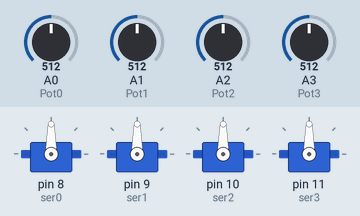
This sketch was run on a simulated Arduino Uno, built with avr-gcc and run on an emulated ATmega328P. On the bench: 4 × servo. Inputs (shaded band) come from the test bench; at power-on: A0 (Pot0) = 512, A1 (Pot1) = 512, A2 (Pot2) = 512, A3 (Pot3) = 512.

Above: at 1.2 s.
1.3 s: A0 (Pot0) set to 716
At 2.5 s:
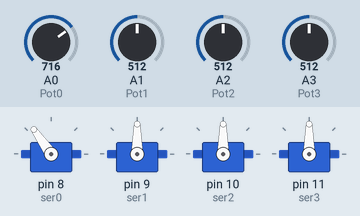
2.8 s: A1 (Pot1) set to 716
At 3.6 s:
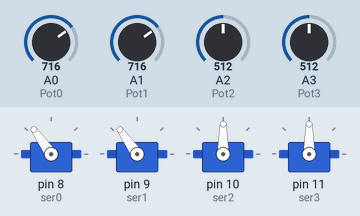
4.3 s: A2 (Pot2) set to 716
At 5.2 s:
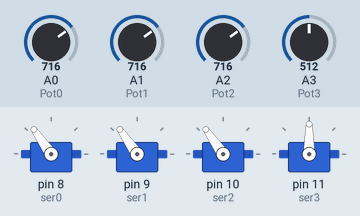
5.8 s: A3 (Pot3) set to 716
At 6.2 s:
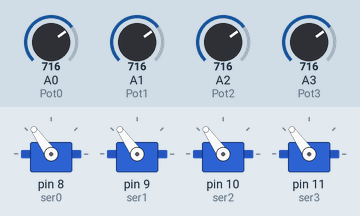
7.3 s: A0 (Pot0) set to 992
At 8.5 s:
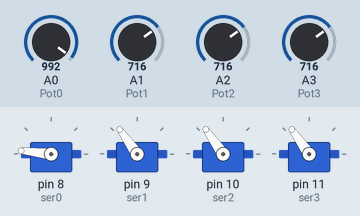
8.8 s: A1 (Pot1) set to 992
At 9.5 s:
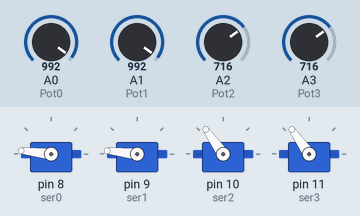
Timing chart, 0 to 11.3 s (numbered marks = the images above; inputs shaded):
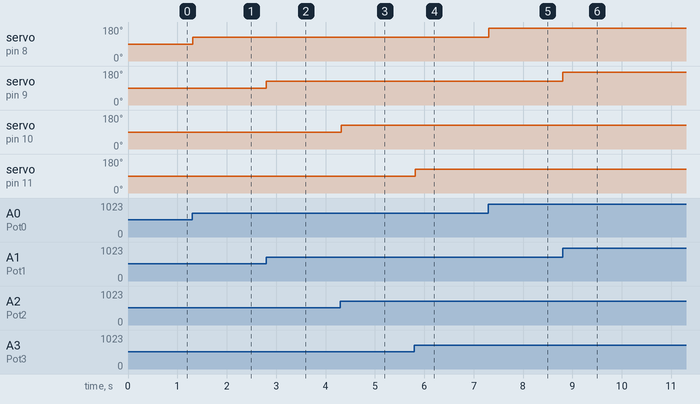

The sketch:

Robot_Arm_March_2020.ino
```cpp
#include <Servo.h>

Servo ser0;
Servo ser1;
Servo ser2;
Servo ser3;

#define Pot0 A0
#define Pot1 A1
#define Pot2 A2
#define Pot3 A3

#define PlayButton 7
#define RecButton 6

int ser0Pos[] = {1, 1, 1, 1, 1};
int ser1Pos[] = {1, 1, 1, 1, 1};
int ser2Pos[] = {1, 1, 1, 1, 1};
int ser3Pos[] = {1, 1, 1, 1, 1};

int RecButtonPressed;
bool Play = false;

void setup() {
  // put your setup code here, to run once:
  ser0.attach(8); //base
  ser1.attach(9); //right
  ser2.attach(10); //claw
  ser3.attach(11); //left

  pinMode(RecButton, INPUT_PULLUP);
  pinMode(PlayButton, INPUT_PULLUP);

  Serial.begin(9600);
}

void loop() {
  // put your main code here, to run repeatedly:
  int val0 = analogRead(Pot0);
  val0 = map(val0,0,1023,0,180);
  ser0.write(val0);

  int val1 = analogRead(Pot1);
  val1 = map(val1,0,1023,0,180);
  ser1.write(val1);

  int val2 = analogRead(Pot2);
  val2 = map(val2,0,1023,0,180);
  ser2.write(val2);

  int val3 = analogRead(Pot3);
  val3 = map(val3,0,1023,0,180);
  ser3.write(val3);

  delay(15);
}

//  if(digitalRead(RecButton) == LOW){
//    RecButtonPressed++;
//    switch(RecButtonPressed){
//      case 1:
//        ser0Pos[0] = val0;
//        ser0Pos[0] = val1;
//        ser0Pos[0] = val2;
//        ser0Pos[0] = val3;
//        Serial.println("Position #1 Saved");
//        delay(1000);
//       break;
//       case 2:
//        ser0Pos[1] = val0;
//        ser0Pos[1] = val1;
//        ser0Pos[1] = val2;
//        ser0Pos[1] = val3;
//        Serial.println("Position #2 Saved");
//        delay(1000);
//       break;
//       case 3:
//        ser0Pos[2] = val0;
//        ser0Pos[2] = val1;
//        ser0Pos[2] = val2;
//        ser0Pos[2] = val3;
//        Serial.println("Position #3 Saved");
//        delay(1000);
//       break;
//       case 4:
//        ser0Pos[3] = val0;
//        ser0Pos[3] = val1;
//        ser0Pos[3] = val2;
//        ser0Pos[3] = val3;
//        Serial.println("Position #4 Saved");
//        delay(1000);
//       break;
//       case 5:
//        ser0Pos[4] = val0;
//        ser0Pos[4] = val1;
//        ser0Pos[4] = val2;
//        ser0Pos[4] = val3;
//        Serial.println("Position #5 Saved");
//        delay(1000);
//       break;
//    }
//  }


//  if(digitalRead(PlayButton) == HIGH){
//      Play = true;
//      Serial.println("MOVE TO POSITIONS");
//    }
//
//  if(Play){
//    for(int i=0; i<5; i++){
//      ser0.write(ser0Pos[i]);
//      ser1.write(ser1Pos[i]);
//      ser2.write(ser2Pos[i]);
//      ser3.write(ser3Pos[i]);
//      delay(2000);
//    }
//  }
```

Measured:
- after the input at 1.3 s, servo on pin 8 (ser0): 90° → 125° at once
- after the input at 2.8 s, servo on pin 9 (ser1): 90° → 125° at once
- after the input at 4.3 s, servo on pin 10 (ser2): 90° → 125° at once
- after the input at 5.8 s, servo on pin 11 (ser3): 90° → 125° at once
- after the input at 7.3 s, servo on pin 8 (ser0): 125° → 174° at once
- after the input at 8.8 s, servo on pin 9 (ser1): 125° → 174° at once
